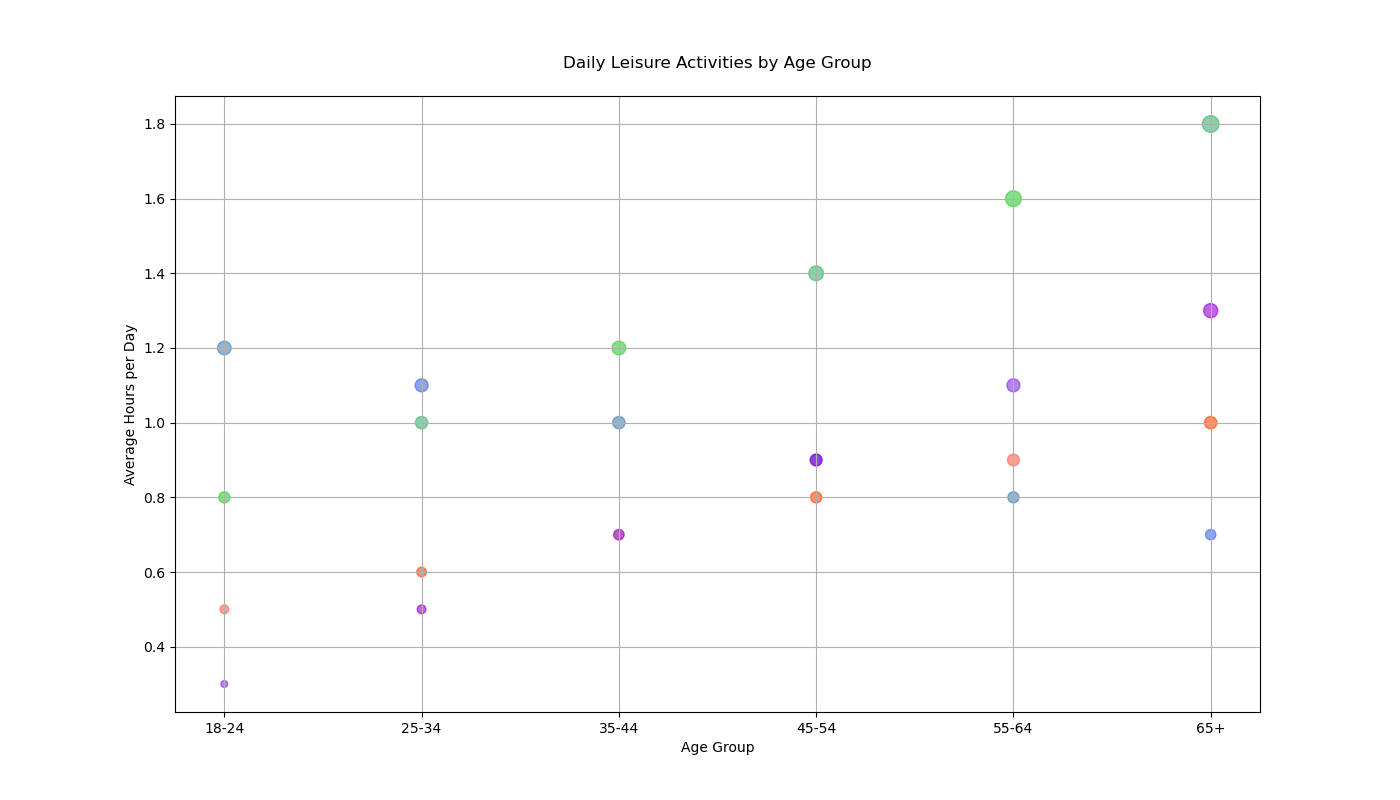

Write the Python code that produced this figure.

import matplotlib.pyplot as plt

# Provided data for the chart
age_groups = ['18-24', '25-34', '35-44', '45-54', '55-64', '65+']
meditation = [0.5, 0.6, 0.7, 0.8, 0.9, 1.0]
walking = [1.2, 1.1, 1.0, 0.9, 0.8, 0.7]
cooking = [0.8, 1.0, 1.2, 1.4, 1.6, 1.8]
gardening = [0.3, 0.5, 0.7, 0.9, 1.1, 1.3]

# Bubble sizes, arbitrary values for visualization purposes
bubble_sizes = [size * 80 for size in meditation + walking + cooking + gardening]

# Define colors for each activity
colors = [
    '#FF6347', '#FF4500', '#FF6347', '#FF4500', '#FF6347', '#FF4500',
    '#4682B4', '#4169E1', '#4682B4', '#4169E1', '#4682B4', '#4169E1',
    '#32CD32', '#3CB371', '#32CD32', '#3CB371', '#32CD32', '#3CB371',
    '#8A2BE2', '#9400D3', '#8A2BE2', '#9400D3', '#8A2BE2', '#9400D3'
]

# Bubble chart
plt.figure(figsize=(14, 8))
plt.scatter(age_groups * 4, meditation + walking + cooking + gardening, s=bubble_sizes, c=colors, alpha=0.6)

# Title and labels
plt.title('Daily Leisure Activities by Age Group', pad=20)
plt.xlabel('Age Group')
plt.ylabel('Average Hours per Day')

# Show grid
plt.grid(True)

# Show the figure
plt.show()
